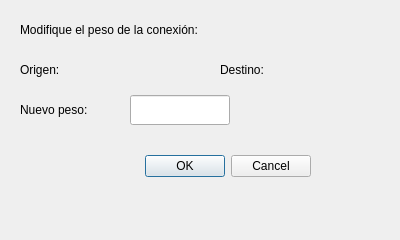
<?xml version="1.0" encoding="UTF-8"?>
<ui version="4.0">
 <class>ModificarVuelo</class>
 <widget class="QDialog" name="ModificarVuelo">
  <property name="geometry">
   <rect>
    <x>0</x>
    <y>0</y>
    <width>400</width>
    <height>240</height>
   </rect>
  </property>
  <property name="windowTitle">
   <string>Modificar vuelo</string>
  </property>
  <widget class="QLabel" name="labelTitulo">
   <property name="geometry">
    <rect>
     <x>20</x>
     <y>20</y>
     <width>360</width>
     <height>20</height>
    </rect>
   </property>
   <property name="text">
    <string>Modifique el peso de la conexión:</string>
   </property>
  </widget>
  <widget class="QLabel" name="labelOrigen">
   <property name="geometry">
    <rect>
     <x>20</x>
     <y>60</y>
     <width>150</width>
     <height>20</height>
    </rect>
   </property>
   <property name="text">
    <string>Origen:</string>
   </property>
  </widget>
  <widget class="QLabel" name="labelDestino">
   <property name="geometry">
    <rect>
     <x>220</x>
     <y>60</y>
     <width>150</width>
     <height>20</height>
    </rect>
   </property>
   <property name="text">
    <string>Destino:</string>
   </property>
  </widget>
  <widget class="QLabel" name="labelPeso">
   <property name="geometry">
    <rect>
     <x>20</x>
     <y>100</y>
     <width>100</width>
     <height>20</height>
    </rect>
   </property>
   <property name="text">
    <string>Nuevo peso:</string>
   </property>
  </widget>
  <widget class="QLineEdit" name="lineEditPeso">
   <property name="geometry">
    <rect>
     <x>130</x>
     <y>95</y>
     <width>100</width>
     <height>30</height>
    </rect>
   </property>
  </widget>
  <widget class="QDialogButtonBox" name="button_Aceptar">
   <property name="geometry">
    <rect>
     <x>90</x>
     <y>150</y>
     <width>221</width>
     <height>32</height>
    </rect>
   </property>
   <property name="orientation">
    <enum>Qt::Horizontal</enum>
   </property>
   <property name="standardButtons">
    <set>QDialogButtonBox::Cancel|QDialogButtonBox::Ok</set>
   </property>
  </widget>
 </widget>
 <resources/>
 <connections>
  <connection>
   <sender>button_Aceptar</sender>
   <signal>accepted()</signal>
   <receiver>ModificarVuelo</receiver>
   <slot>accept()</slot>
   <hints>
    <hint type="sourcelabel">
     <x>110</x>
     <y>200</y>
    </hint>
    <hint type="destinationlabel">
     <x>90</x>
     <y>220</y>
    </hint>
   </hints>
  </connection>
  <connection>
   <sender>button_Aceptar</sender>
   <signal>rejected()</signal>
   <receiver>ModificarVuelo</receiver>
   <slot>reject()</slot>
   <hints>
    <hint type="sourcelabel">
     <x>210</x>
     <y>200</y>
    </hint>
    <hint type="destinationlabel">
     <x>180</x>
     <y>220</y>
    </hint>
   </hints>
  </connection>
 </connections>
</ui>
